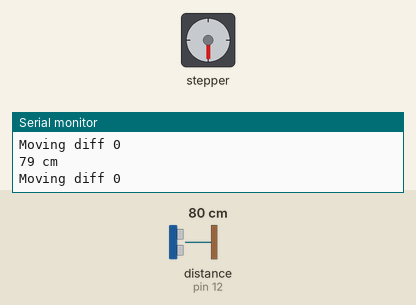
Bench run of a sketch on a simulated Arduino Uno, built with avr-gcc and run on an emulated ATmega328P. Parts: stepper motor, the last lines printed to the serial monitor. Wiring (inferred from the names in the program): ultrasonic range finder: trigger pin 13; echo pin 12. Inputs (shaded band) come from the test bench; at power-on: distance to the obstacle (sensor on pin 12) 80 cm. The echo pulse lasts 58.3 µs per cm; stepper angles assume 4075 steps per turn.

Above: at 5.4 s.
5.5 s: distance to the obstacle (sensor on pin 12) set to 2 cm
At 6.09 s:
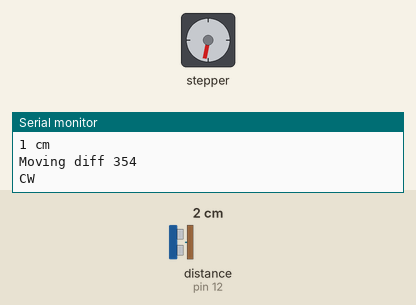
At 6.69 s:
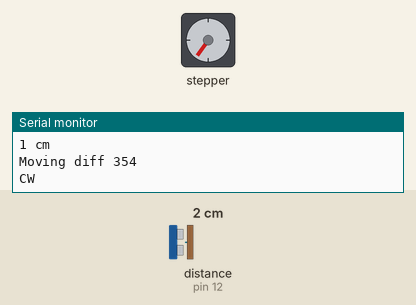
12.1 s: distance to the obstacle (sensor on pin 12) set to 4 cm
At 12.39 s:
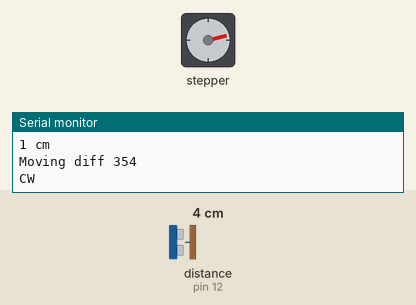
15.4 s: distance to the obstacle (sensor on pin 12) set to 9 cm
Timing chart, 0 to 18.4 s (numbered marks = the images above; inputs shaded):
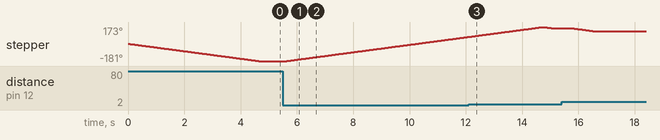

The sketch:

stepper_distance.ino
```cpp
#include <CustomStepper.h>

//Full constructor, just the first 4 parameters are necessary, they are the pins connected to the motor,
//the others are optional, and default to the following below
//the 5th paramater is the steps sequence, where the 1st element of the array is the number of steps
//it can have a maximum of 8 steps
//the 6th parameter is the SPR (Steps Per Rotation)
//the 7th parameter is the RPM
//the 8th parameter is the rotation orientation
CustomStepper stepper(2, 3, 4, 5, (byte[]){8, B1000, B1100, B0100, B0110, B0010, B0011, B0001, B1001}, 4075.7728395, 12, CW);

int lastTime = 0;
int lastAngle = 180;

void setup()
{
  setup_stepper();
  setup_edm();

  Serial.begin(9600);
}

void setup_stepper()
{
  //sets the RPM
  stepper.setRPM(12);
  //sets the Steps Per Rotation, in this case it is 64 * the 283712/4455 annoying ger ratio
  //for my motor (it works with float to be able to deal with these non-integer gear ratios)
  stepper.setSPR(4075.7728395);
}

// edm
#define trigPin 13
#define echoPin 12

void setup_edm()
{
  // distance
  pinMode(trigPin, OUTPUT);
  pinMode(echoPin, INPUT);
}

void loop()
{
  double distance, max, ratio;
  max = 60;
  int currentMillis, angle, diff;

  diff = 0;

  currentMillis = millis();
  if(stepper.isDone() && (lastTime == 0 || currentMillis - lastTime >= 500))
  {
    lastTime = currentMillis;
    distance = calculateDistance();

    if (distance > 0) {
      ratio = (double)distance / max;
      angle = ratio * 360;
      if (angle > 360) {
        angle = 360;
      }

      diff = lastAngle - angle;
      lastAngle = angle;

      Serial.print("Moving diff ");
      Serial.println(diff);
    }
  }

  if (stepper.isDone() && diff < 0)
  {
    Serial.println("CCW");
    stepper.setDirection(CCW);
    stepper.rotateDegrees(-diff);
  }
  if (stepper.isDone() && diff > 0)
  {
    Serial.println("CW");
    stepper.setDirection(CW);
    stepper.rotateDegrees(diff);
  }
  //if (stepper.isDone())
  //{
    //stepper.setDirection(STOP);
  //}
  // always run stepper loop
  stepper.run();
}

void setStepper(double angle)
{
  if (stepper.isDone() && angle < 0)
  {
    Serial.println("Stepper stop");
    stepper.setDirection(STOP);
  }
  if (stepper.isDone() && angle > 0)
  {
    if (lastAngle < angle)
    {
      Serial.println("Stepper CCW");
      stepper.setDirection(CCW);
    }
    else
    {
      Serial.println("Stepper CW");
      stepper.setDirection(CW);
    }
    stepper.rotateDegrees(angle);
    lastAngle = angle;
  }
}

long calculateDistance()
{
  long duration, distance, returnValue;

  digitalWrite(trigPin, LOW);  // Added this line
  delayMicroseconds(2); // Added this line
  digitalWrite(trigPin, HIGH);
  delayMicroseconds(10); // Added this line
  digitalWrite(trigPin, LOW);

  duration = pulseIn(echoPin, HIGH);
  distance = (duration/2) / 29.1;

  if (distance > 200) {
    returnValue = -1;
  }
  else {
    returnValue = distance;
  }
  Serial.print(returnValue);
  Serial.println(" cm");
  return returnValue;
}
```

Measured:
- after the input at 5.5 s, stepper: keeps turning clockwise at about 39°/s, starting after 0.14 s
- by itself, stepper: turns 181° counter-clockwise in 4.6 s
